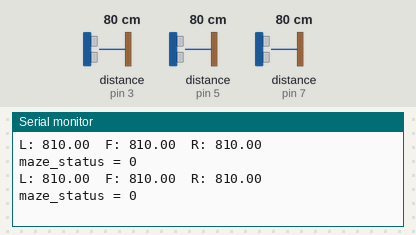
Recording of a sketch running on a simulated Arduino Uno, built with avr-gcc and run on an emulated ATmega328P. Parts: the last lines printed to the serial monitor. The inputs (shaded band) are chosen by the test bench; at power-on: distance to the obstacle (sensors on pin 3, pin 5, pin 7) 80 cm. The echo pulse lasts 58.3 µs per cm.

Above: at 1.8 s.
1.9 s: distance to the obstacle (sensor on pin 3) set to 2 cm
At 2.8 s:
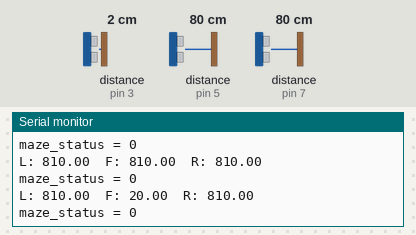
3.4 s: distance to the obstacle (sensor on pin 5) set to 2 cm
At 4.7 s:
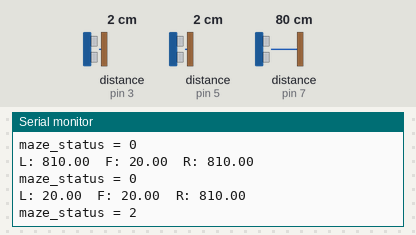
4.9 s: distance to the obstacle (sensor on pin 7) set to 2 cm
At 5.9 s:
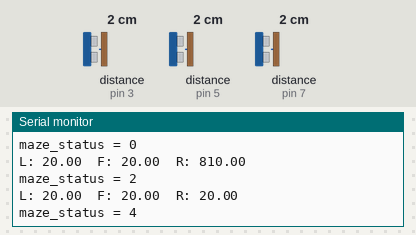
6.4 s: distance to the obstacle (sensor on pin 3) set to 4 cm
At 7.7 s:
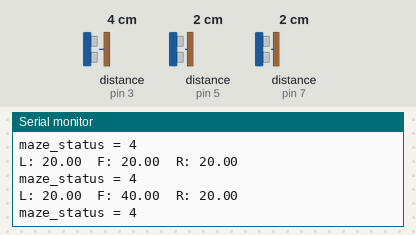
7.9 s: distance to the obstacle (sensor on pin 5) set to 4 cm
At 8.8 s:
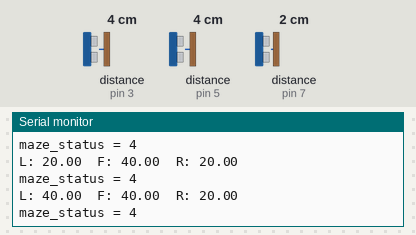
9.4 s: distance to the obstacle (sensor on pin 7) set to 4 cm
At 10.7 s:
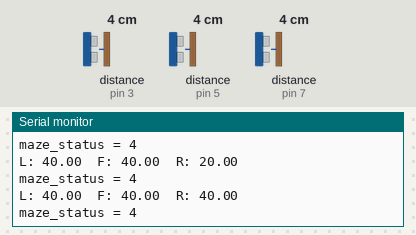
Timing chart, 0 to 11.9 s (numbered marks = the images above; inputs shaded):
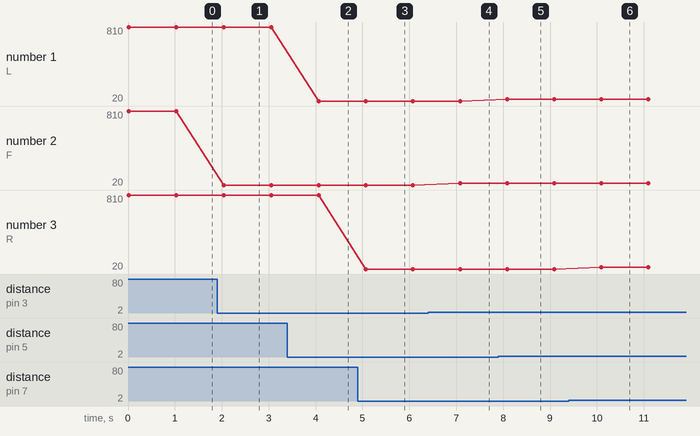

The sketch:

maze1.ino
```cpp
//////////////////////// sonar ///////////////////////
#include <NewPing.h>

#define SONAR_NUM 3      // Number of sensors.
#define MAX_DISTANCE 150 // Maximum distance (in cm) to ping.

#define Front 0
#define Left  1
#define Right 2

#define TRIG1 2  //  1번 초음파 센서 Trig 핀 번호
#define ECHO1 3  //  1번 초음파 센서 Echo 핀 번호

#define TRIG2 4  //  2번 초음파 센서 Trig 핀 번호
#define ECHO2 5  //  2번 초음파 센서 Echo 핀 번호

#define TRIG3 6  //  3번 초음파 센서 Trig 핀 번호
#define ECHO3 7  //  3번 초음파 센서 Echo 핀 번호

NewPing sonar[SONAR_NUM] = {   // Sensor object array.
  NewPing(TRIG1, ECHO1, MAX_DISTANCE), // Each sensor's trigger pin, echo pin, and max distance to ping.
  NewPing(TRIG2, ECHO2, MAX_DISTANCE),
  NewPing(TRIG3, ECHO3, MAX_DISTANCE)
};

float front_sonar, left_sonar, right_sonar = 0.0;

////////////////////// Maze Status ////////////////////
int maze_status = 0;


void setup() {
  Serial.begin(115200); // 통신 속도를 115200으로 정의
}

void check_maze_status(void){
  if((left_sonar>= 0) && (left_sonar <= 200) && (right_sonar >= 0) && (right_sonar <= 200) && (front_sonar >= 0) && (front_sonar <= 200)){
    maze_status = 4;
    Serial.println("maze_status = 4");
  }
  else if ((left_sonar>= 0) && (left_sonar <= 200) && (right_sonar >= 0) && (right_sonar <= 200)){
    maze_status = 1;
    Serial.println("maze_status = 1");
  }
  else if((left_sonar>= 0) && (left_sonar <= 200) && (front_sonar >= 0) && (front_sonar <= 200)){
    maze_status = 2;
    Serial.println("maze_status = 2");
  }
  else if((right_sonar>= 0) && (right_sonar <= 200) && (front_sonar >= 0) && (front_sonar <= 200)){
    maze_status = 3;
    Serial.println("maze_status = 3");
  }
  else {
    maze_status = 0;
    Serial.println("maze_status = 0");
  }
}

void loop() {
  front_sonar = sonar[Front].ping_cm()*10;  // 전방 센서 측정
  left_sonar = sonar[Left].ping_cm()*10;    // 좌측 센서 측정
  right_sonar = sonar[Right].ping_cm()*10;  // 우측 센서 측정

  if(front_sonar == 0.0)  front_sonar = MAX_DISTANCE;
  if(left_sonar == 0.0)  left_sonar = MAX_DISTANCE;
  if(right_sonar == 0.0)  right_sonar = MAX_DISTANCE;

  Serial.print("L: ");Serial.print(left_sonar);   Serial.print("  ");
  Serial.print("F: ");Serial.print(front_sonar);  Serial.print("  ");
  Serial.print("R: ");Serial.println(right_sonar);

  check_maze_status();
  delay(1000);
}
```

Measured:
- after the input at 1.9 s, the serial monitor: prints a new line after 0.15 s (image 1)
- after the input at 3.4 s, the serial monitor: prints a new line after 0.67 s (image 2)
- after the input at 4.9 s, the serial monitor: prints a new line after 0.17 s (image 3)
- after the input at 6.4 s, the serial monitor: prints a new line after 0.68 s (image 4)
- after the input at 7.9 s, the serial monitor: prints a new line after 0.19 s (image 5)
- after the input at 9.4 s, the serial monitor: prints a new line after 0.69 s (image 6)
- plotted number 2: 810 → 20 after the input at 1.9 s, 20 → 40 after the input at 6.4 s
